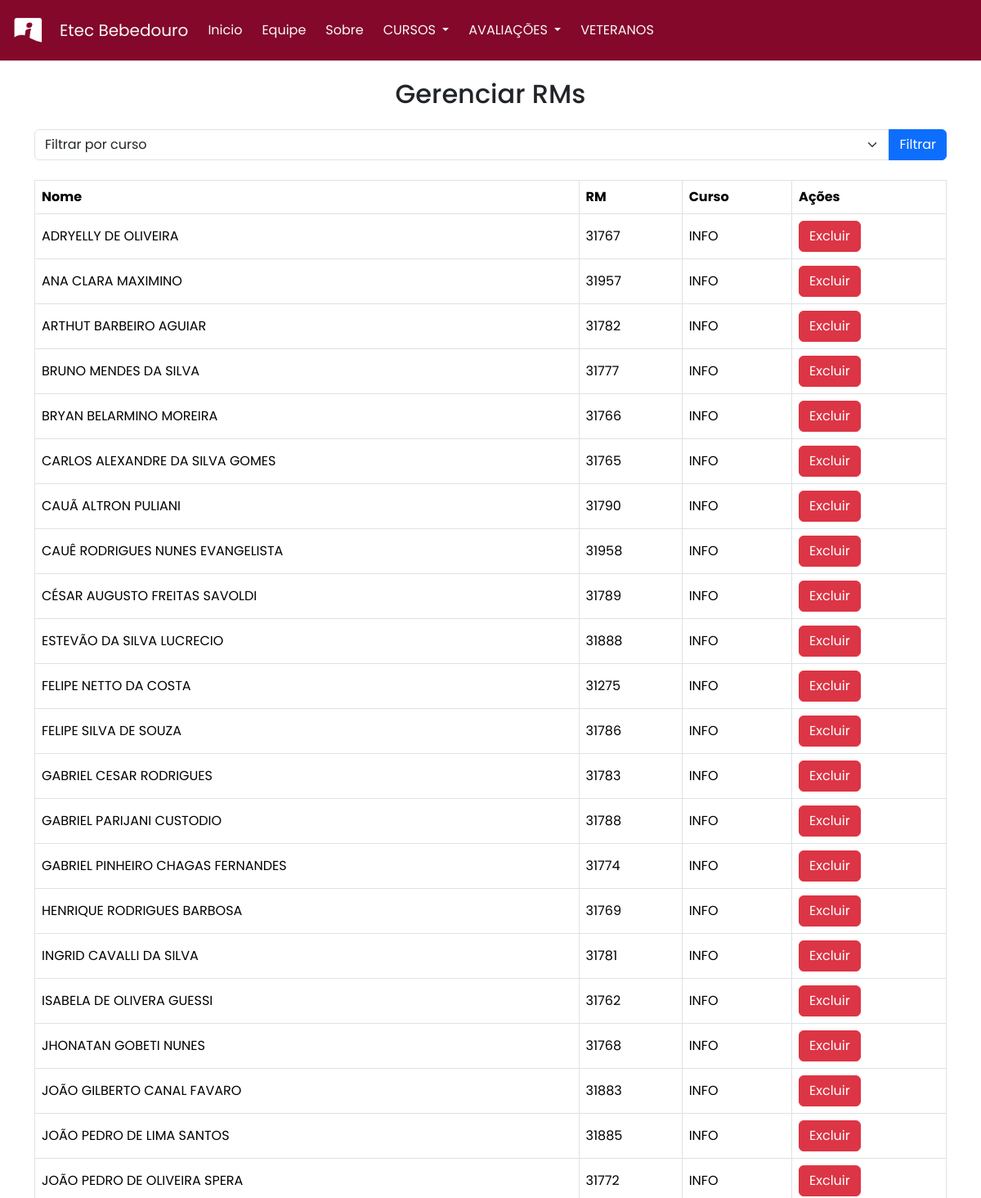
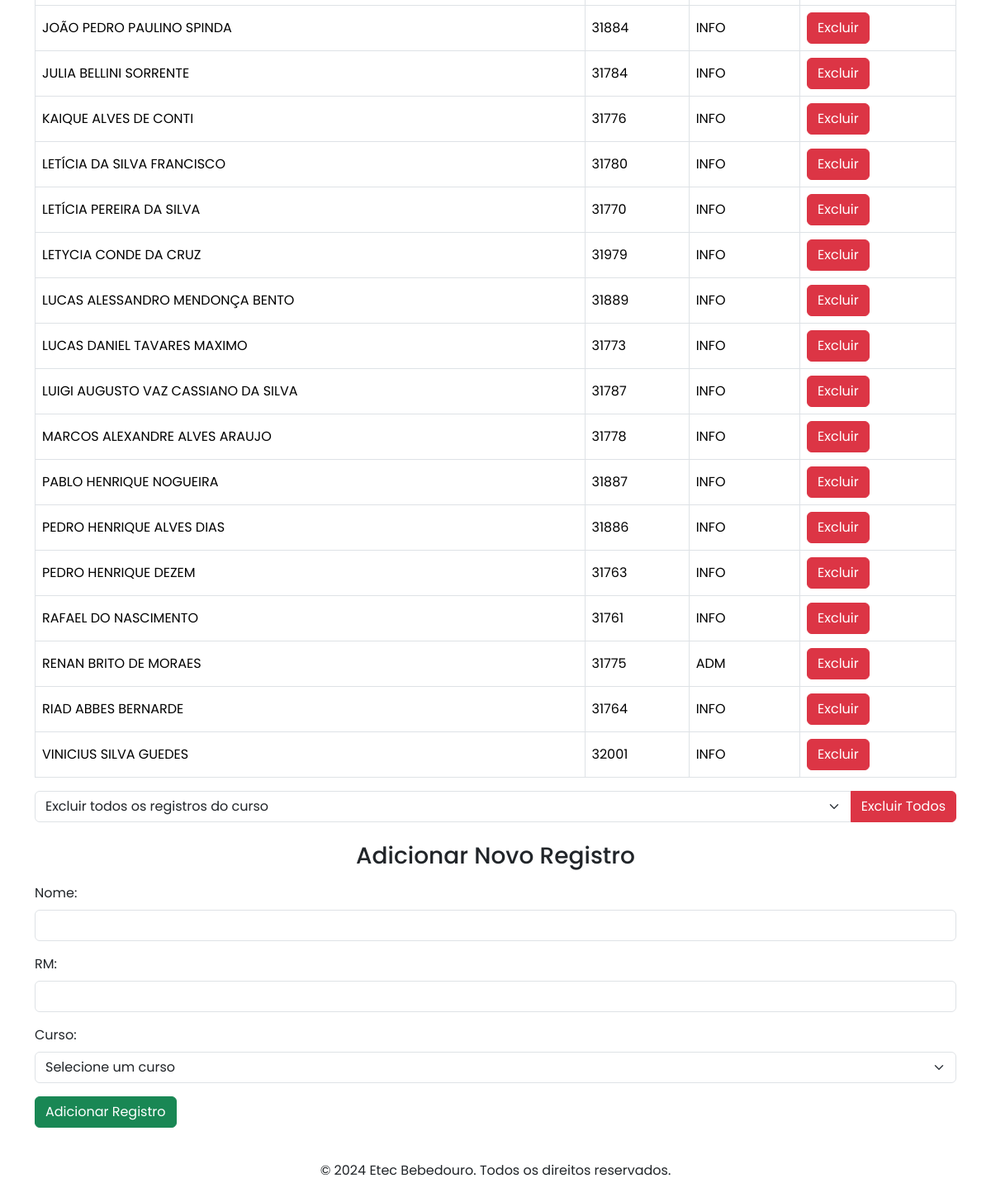
The page /Pages/ADM_VET.php on the database its author committed (2 pictures, top to bottom).
### tables this page shows
create table tbRM (
    nome VARCHAR(255) NOT NULL,
    rm INT(5),
    curso VARCHAR(4) NOT NULL,
	id int(5) auto_increment primary key,
CONSTRAINT curso_check CHECK (curso IN ('INFO', 'ADM', 'RH', 'JUR', 'MKT'))
);

### Pages/ADM_VET.php (the view, shortened to what this page needs)
<?php
require "conexao.php";
?>
<!DOCTYPE html>
<html lang="en">
<head>
    <link rel="stylesheet" href="../style.css">
    <link href="https://cdn.jsdelivr.net/npm/bootstrap@5.3.3/dist/css/bootstrap.min.css" rel="stylesheet">
</head>
<body>
    <nav class="navbar navbar-expand-lg fixed-top">
        <div class="container-fluid">
            <a class="navbar-brand" href="#">
                <img src="../images/logo3.png" width="45" height="48" alt="Logo">
            </a>
            <a class="navbar-brand text-light" href="#">Etec Bebedouro</a>
            <div class="text-light collapse navbar-collapse" id="navbarNavDropdown">
                <ul class="navbar-nav me-auto mb-2 mb-lg-0">
                    <li class="nav-item">
                        <a class="text-light nav-link active me-2" aria-current="page" href="#im">Inicio</a>
                    </li>
                    <li class="nav-item">
                        <a class="text-light nav-link me-2" href="#eq">Equipe</a>
                    </li>
                    <li class="nav-item">
                        <a class="text-light nav-link me-2" href="#sb">Sobre</a>
                    </li>
                    <li class="nav-item dropdown">
                        <a class="text-light nav-link dropdown-toggle me-2" href="#" role="button" data-bs-toggle="dropdown" aria-expanded="false">
                            CURSOS
                        </a>
                    </li>
                    <li class="nav-item dropdown">
                        <a class="text-light nav-link dropdown-toggle me-2" href="#" role="button" data-bs-toggle="dropdown" aria-expanded="false">
                            AVALIAÇÕES
                        </a>
                    </li>
                    <li class="nav-item">
                        <a class="text-light nav-link me-2" href="ADM_VET.php">VETERANOS</a>
                    </li>
                </ul>
            </div>
        </div>
    </nav>
    <div class="container mt-5 pt-5">
        <h2 class="text-center mb-4">Gerenciar RMs</h2>
        <form method="GET" class="mb-4">
            <div class="input-group">
                <select name="curso" class="form-select" required>
                    <option value="" disabled selected>Filtrar por curso</option>
                </select>
                <button type="submit" class="btn btn-primary">Filtrar</button>
            </div>
        </form>
        <table class="table table-bordered table-hover">
            <thead>
                <tr>
                    <th>Nome</th>
                    <th>RM</th>
                    <th>Curso</th>
                    <th>Ações</th>
                </tr>
            </thead>
            <tbody>
                <?php
                $cursoFiltro = isset($_GET['curso']) ? $_GET['curso'] : '';
                if ($cursoFiltro) {
                    $sqlSelect = "SELECT * FROM tbRM WHERE curso = ? ORDER BY nome ASC";
                    $stmtSelect = mysqli_prepare($conexao, $sqlSelect);
                    mysqli_stmt_bind_param($stmtSelect, "s", $cursoFiltro);
                } else {
                    $sqlSelect = "SELECT * FROM tbRM ORDER BY nome ASC";
                    $stmtSelect = mysqli_prepare($conexao, $sqlSelect);
                }
                mysqli_stmt_execute($stmtSelect);
                $resultSelect = mysqli_stmt_get_result($stmtSelect);
                while ($row = mysqli_fetch_assoc($resultSelect)) {
                    echo "<tr>
                            <td>{$row['nome']}</td>
                            <td>{$row['rm']}</td>
                            <td>{$row['curso']}</td>
                            <td>
                                <a href='?delete={$row['rm']}' class='btn btn-danger' onclick='return confirm(\"Tem certeza que deseja excluir este registro?\")'>Excluir</a>
                            </td>
                          </tr>";
                }
                ?>
            </tbody>
        </table>
        <form method="GET" class="mb-4">
            <div class="input-group">
                <select name="deleteAll" class="form-select" required>
                    <option value="" disabled selected>Excluir todos os registros do curso</option>
                </select>
                <button type="submit" class="btn btn-danger" onclick='return confirm("Tem certeza que deseja excluir todos os registros deste curso?")'>Excluir Todos</button>
            </div>
        </form>
        <h3 class="text-center mb-3">Adicionar Novo Registro</h3>
        <form method="POST" class="mb-4">
            <div class="mb-3">
                <label for="nome" class="form-label">Nome:</label>
                <input type="text" class="form-control" id="nome" name="nome" required>
            </div>
            <div class="mb-3">
                <label for="rm" class="form-label">RM:</label>
                <input type="text" class="form-control" id="rm" name="rm" required>
            </div>
            <div class="mb-3">
                <label for="curso" class="form-label">Curso:</label>
                <select name="curso" class="form-select" required>
                    <option value="" disabled selected>Selecione um curso</option>
                </select>
            </div>
            <button type="submit" class="btn btn-success">Adicionar Registro</button>
        </form>
    </div>
    <footer class="text-center py-3">
        <p>© 2024 Etec Bebedouro. Todos os direitos reservados.</p>
    </footer>
</body>
</html>

### style.css (style rules this page uses)
* { font-family: "Poppins", sans-serif; box-sizing: border-box; }
.navbar { background-color: #83082A; color: aliceblue; top: 0; left: 0; width: 100%; }

### Pages/ADM_VET.php (style rules this page uses)
body { display: flex; flex-direction: column; min-height: 100vh; font-family: 'Poppins', sans-serif; }
footer { margin-top: auto; }
.table th, .table td { vertical-align: middle; }

### rows shown on the page
tbrm: nome "ADRYELLY DE OLIVEIRA", rm "31767", curso "INFO"
tbrm: nome "ANA CLARA MAXIMINO", rm "31957", curso "INFO"
tbrm: nome "ARTHUT BARBEIRO AGUIAR", rm "31782", curso "INFO"
tbrm: nome "BRUNO MENDES DA SILVA", rm "31777", curso "INFO"
tbrm: nome "BRYAN BELARMINO MOREIRA", rm "31766", curso "INFO"
tbrm: nome "CARLOS ALEXANDRE DA SILVA GOMES", rm "31765", curso "INFO"
tbrm: nome "CAUÃ ALTRON PULIANI", rm "31790", curso "INFO"
tbrm: nome "CAUÊ RODRIGUES NUNES EVANGELISTA", rm "31958", curso "INFO"
tbrm: nome "CÉSAR AUGUSTO FREITAS SAVOLDI", rm "31789", curso "INFO"
tbrm: nome "ESTEVÃO DA SILVA LUCRECIO", rm "31888", curso "INFO"
tbrm: nome "FELIPE NETTO DA COSTA", rm "31275", curso "INFO"
tbrm: nome "FELIPE SILVA DE SOUZA", rm "31786", curso "INFO"
tbrm: nome "GABRIEL CESAR RODRIGUES", rm "31783", curso "INFO"
tbrm: nome "GABRIEL PARIJANI CUSTODIO", rm "31788", curso "INFO"
tbrm: nome "GABRIEL PINHEIRO CHAGAS FERNANDES", rm "31774", curso "INFO"
tbrm: nome "HENRIQUE RODRIGUES BARBOSA", rm "31769", curso "INFO"
tbrm: nome "INGRID CAVALLI DA SILVA", rm "31781", curso "INFO"
tbrm: nome "ISABELA DE OLIVERA GUESSI", rm "31762", curso "INFO"
tbrm: nome "JHONATAN GOBETI NUNES", rm "31768", curso "INFO"
tbrm: nome "JOÃO GILBERTO CANAL FAVARO", rm "31883", curso "INFO"
tbrm: nome "JOÃO PEDRO DE LIMA SANTOS", rm "31885", curso "INFO"
tbrm: nome "JOÃO PEDRO DE OLIVEIRA SPERA", rm "31772", curso "INFO"
tbrm: nome "JOÃO PEDRO PAULINO SPINDA", rm "31884", curso "INFO"
tbrm: nome "JULIA BELLINI SORRENTE", rm "31784", curso "INFO"
tbrm: nome "KAIQUE ALVES DE CONTI", rm "31776", curso "INFO"
tbrm: nome "LETÍCIA DA SILVA FRANCISCO", rm "31780", curso "INFO"
tbrm: nome "LETÍCIA PEREIRA DA SILVA", rm "31770", curso "INFO"
tbrm: nome "LETYCIA CONDE DA CRUZ", rm "31979", curso "INFO"
tbrm: nome "LUCAS ALESSANDRO MENDONÇA BENTO", rm "31889", curso "INFO"
tbrm: nome "LUCAS DANIEL TAVARES MAXIMO", rm "31773", curso "INFO"
tbrm: nome "LUIGI AUGUSTO VAZ CASSIANO DA SILVA", rm "31787", curso "INFO"
tbrm: nome "MARCOS ALEXANDRE ALVES ARAUJO", rm "31778", curso "INFO"
tbrm: nome "PABLO HENRIQUE NOGUEIRA", rm "31887", curso "INFO"
tbrm: nome "PEDRO HENRIQUE ALVES DIAS", rm "31886", curso "INFO"
tbrm: nome "PEDRO HENRIQUE DEZEM", rm "31763", curso "INFO"
tbrm: nome "RAFAEL DO NASCIMENTO", rm "31761", curso "INFO"
tbrm: nome "RENAN BRITO DE MORAES", rm "31775", curso "ADM"
tbrm: nome "RIAD ABBES BERNARDE", rm "31764", curso "INFO"
tbrm: nome "VINICIUS SILVA GUEDES", rm "32001", curso "INFO"
